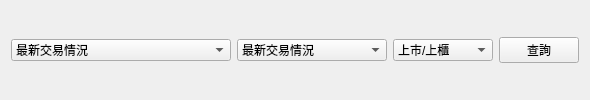
         <widget class="QWidget" name="widget_2" native="true">
          <property name="maximumSize">
           <size>
            <width>100</width>
            <height>16777215</height>
           </size>
          </property>
          <layout class="QHBoxLayout" name="horizontalLayout_5">
           <item>
            <layout class="QVBoxLayout" name="verticalLayout_2">
             <item>
              <layout class="QHBoxLayout" name="horizontalLayout_4">
               <item>
                <widget class="QComboBox" name="comboBox_3">
                 <property name="minimumSize">
                  <size>
                   <width>220</width>
                   <height>0</height>
                  </size>
                 </property>
                 <property name="maximumSize">
                  <size>
                   <width>220</width>
                   <height>16777215</height>
                  </size>
                 </property>
                 <item>
                  <property name="text">
                   <string>最新交易情況</string>
                  </property>
                 </item>
                </widget>
               </item>
               <item>
                <widget class="QComboBox" name="comboBox_2">
                 <property name="minimumSize">
                  <size>
                   <width>150</width>
                   <height>0</height>
                  </size>
                 </property>
                 <property name="maximumSize">
                  <size>
                   <width>150</width>
                   <height>16777215</height>
                  </size>
                 </property>
                 <item>
                  <property name="text">
                   <string>最新交易情況</string>
                  </property>
                 </item>
                </widget>
               </item>
               <item>
                <widget class="QComboBox" name="comboBox_4">
                 <property name="minimumSize">
                  <size>
                   <width>100</width>
                   <height>0</height>
                  </size>
                 </property>
                 <property name="maximumSize">
                  <size>
                   <width>100</width>
                   <height>16777215</height>
                  </size>
                 </property>
                 <item>
                  <property name="text">
                   <string>上市/上櫃</string>
                  </property>
                 </item>
                 <item>
                  <property name="text">
                   <string>只有上市</string>
                  </property>
                 </item>
                 <item>
                  <property name="text">
                   <string>只有上櫃</string>
                  </property>
                 </item>
                </widget>
               </item>
               <item>
                <widget class="QPushButton" name="pushButton">
                 <property name="text">
                  <string>查詢</string>
                 </property>
                </widget>
               </item>
               <item>
                <spacer name="horizontalSpacer_2">
                 <property name="orientation">
                  <enum>Qt::Horizontal</enum>
                 </property>
                 <property name="sizeHint" stdset="0">
                  <size>
                   <width>40</width>
                   <height>20</height>
                  </size>
                 </property>
                </spacer>
               </item>
              </layout>
             </item>
            </layout>
           </item>
          </layout>
         </widget>
